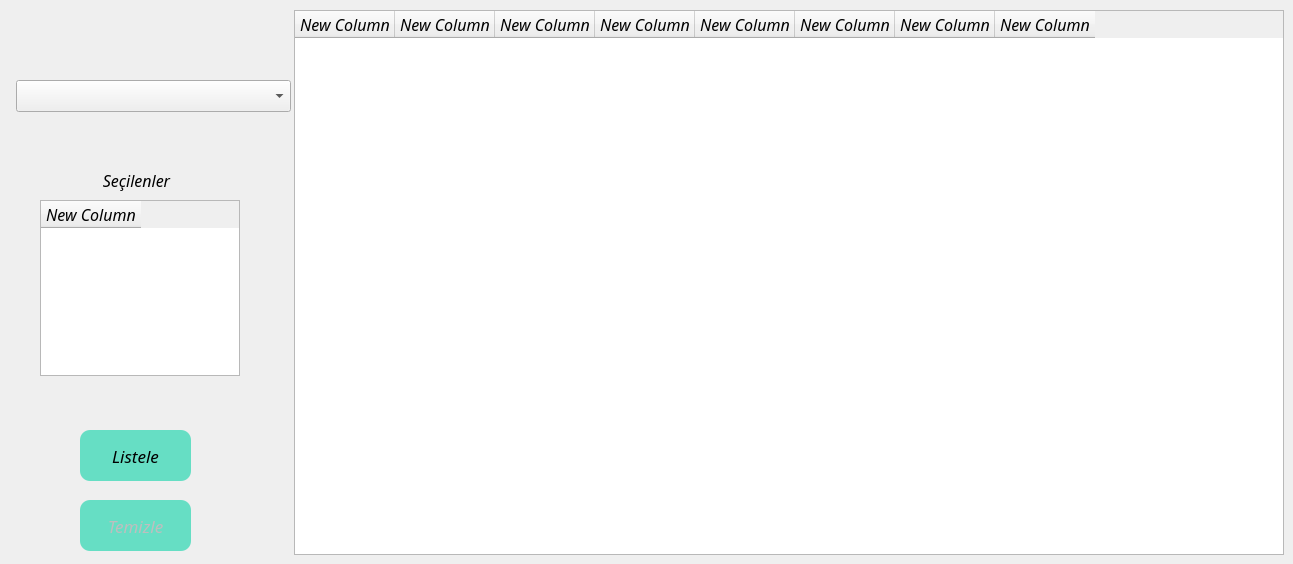
          <widget class="QWidget" name="tab_4_3">
           <attribute name="title">
            <string>Yayınevine Göre</string>
           </attribute>
           <widget class="QLabel" name="label_28">
            <property name="geometry">
             <rect>
              <x>46</x>
              <y>160</y>
              <width>181</width>
              <height>40</height>
             </rect>
            </property>
            <property name="font">
             <font>
              <family>Monotype Corsiva</family>
              <pointsize>12</pointsize>
              <italic>true</italic>
             </font>
            </property>
            <property name="text">
             <string>Seçilenler</string>
            </property>
            <property name="alignment">
             <set>Qt::AlignCenter</set>
            </property>
           </widget>
           <widget class="QTableWidget" name="tableWidget_4_3_1">
            <property name="geometry">
             <rect>
              <x>40</x>
              <y>200</y>
              <width>200</width>
              <height>176</height>
             </rect>
            </property>
            <property name="minimumSize">
             <size>
              <width>100</width>
              <height>100</height>
             </size>
            </property>
            <property name="maximumSize">
             <size>
              <width>200</width>
              <height>300</height>
             </size>
            </property>
            <property name="font">
             <font>
              <family>Monotype Corsiva</family>
              <pointsize>12</pointsize>
              <weight>50</weight>
              <italic>true</italic>
              <bold>false</bold>
             </font>
            </property>
            <property name="styleSheet">
             <string notr="true">font: italic 12pt &quot;Monotype Corsiva&quot;;
</string>
            </property>
            <column>
             <property name="text">
              <string>New Column</string>
             </property>
            </column>
           </widget>
           <widget class="QTableWidget" name="tableWidget_4_3_2">
            <property name="geometry">
             <rect>
              <x>294</x>
              <y>10</y>
              <width>990</width>
              <height>545</height>
             </rect>
            </property>
            <property name="font">
             <font>
              <family>Monotype Corsiva</family>
              <pointsize>12</pointsize>
              <weight>50</weight>
              <italic>true</italic>
              <bold>false</bold>
             </font>
            </property>
            <property name="styleSheet">
             <string notr="true">font: italic 12pt &quot;Monotype Corsiva&quot;;</string>
            </property>
            <property name="showGrid">
             <bool>true</bool>
            </property>
            <property name="columnCount">
             <number>8</number>
            </property>
            <column>
             <property name="text">
              <string>New Column</string>
             </property>
            </column>
            <column>
             <property name="text">
              <string>New Column</string>
             </property>
            </column>
            <column>
             <property name="text">
              <string>New Column</string>
             </property>
            </column>
            <column>
             <property name="text">
              <string>New Column</string>
             </property>
            </column>
            <column>
             <property name="text">
              <string>New Column</string>
             </property>
            </column>
            <column>
             <property name="text">
              <string>New Column</string>
             </property>
            </column>
            <column>
             <property name="text">
              <string>New Column</string>
             </property>
            </column>
            <column>
             <property name="text">
              <string>New Column</string>
             </property>
            </column>
           </widget>
           <widget class="QPushButton" name="pushButton_4_3_listele">
            <property name="geometry">
             <rect>
              <x>80</x>
              <y>430</y>
              <width>111</width>
              <height>51</height>
             </rect>
            </property>
            <property name="sizePolicy">
             <sizepolicy hsizetype="Preferred" vsizetype="Fixed">
              <horstretch>0</horstretch>
              <verstretch>0</verstretch>
             </sizepolicy>
            </property>
            <property name="minimumSize">
             <size>
              <width>80</width>
              <height>50</height>
             </size>
            </property>
            <property name="font">
             <font>
              <family>Monotype Corsiva</family>
              <pointsize>13</pointsize>
              <weight>50</weight>
              <italic>true</italic>
              <bold>false</bold>
             </font>
            </property>
            <property name="styleSheet">
             <string notr="true">QPushButton#pushButton_4_3_listele{	
background-color: rgba(6, 211, 166, 150);
border-radius:10px;}

QPushButton#pushButton_4_3_listele:hover{
background-color: rgba(0, 248, 49, 150);
border-radius:10px;}

QPushButton#pushButton_4_3_listele:pressed{
background-color: rgba(6, 211, 166,150);
padding-left:5px;
padding-top:6px;
border-radius:10px;}


</string>
            </property>
            <property name="text">
             <string>Listele</string>
            </property>
           </widget>
           <widget class="QWidget" name="formLayoutWidget_8">
            <property name="geometry">
             <rect>
              <x>10</x>
              <y>80</y>
              <width>281</width>
              <height>51</height>
             </rect>
            </property>
            <layout class="QFormLayout" name="formLayout_8">
             <item row="0" column="1">
              <widget class="QComboBox" name="comboBox_4_3_turu">
               <property name="font">
                <font>
                 <family>Monotype Corsiva</family>
                 <pointsize>13</pointsize>
                 <italic>true</italic>
                </font>
               </property>
              </widget>
             </item>
            </layout>
           </widget>
           <widget class="QPushButton" name="pushButton_4_3_temizle">
            <property name="enabled">
             <bool>false</bool>
            </property>
            <property name="geometry">
             <rect>
              <x>80</x>
              <y>500</y>
              <width>111</width>
              <height>51</height>
             </rect>
            </property>
            <property name="sizePolicy">
             <sizepolicy hsizetype="Preferred" vsizetype="Fixed">
              <horstretch>0</horstretch>
              <verstretch>0</verstretch>
             </sizepolicy>
            </property>
            <property name="minimumSize">
             <size>
              <width>80</width>
              <height>50</height>
             </size>
            </property>
            <property name="font">
             <font>
              <family>Monotype Corsiva</family>
              <pointsize>13</pointsize>
              <weight>50</weight>
              <italic>true</italic>
              <bold>false</bold>
             </font>
            </property>
            <property name="styleSheet">
             <string notr="true">QPushButton#pushButton_4_3_temizle{	
background-color: rgba(6, 211, 166, 150);
border-radius:10px;}

QPushButton#pushButton_4_3_temizle:hover{
background-color: rgba(0, 248, 49, 150);
border-radius:10px;}

QPushButton#pushButton_4_3_temizle:pressed{
background-color: rgba(6, 211, 166,150);
padding-left:5px;
padding-top:6px;
border-radius:10px;}


</string>
            </property>
            <property name="text">
             <string>Temizle</string>
            </property>
           </widget>
          </widget>
